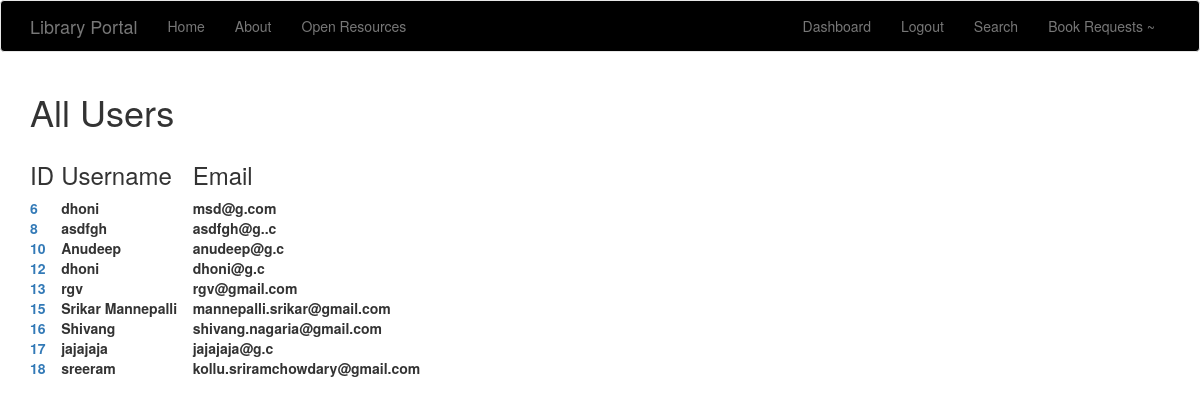
Page /showallusers (signed in) on the committed database.
### tables this page shows
CREATE TABLE students(
  id integer primary key autoincrement,
  username varchar(50) not null,
  password varchar(50) not null,
  role varchar(50)  not null,
  email varchar(50) not null
);

### portal.py (the view)
@app.route('/showallusers')
@is_logged_in
def showallusers():
    with sql.connect('database.db') as con:
        cur=con.cursor()
        cur.execute('SELECT * from students')
        rows=cur.fetchall()
        Students = [dict(username=row[1],
                        id=row[0],
                        email=row[4])
                     for row in rows]
    cur.close()
    return render_template('show_all_users.html', Students=Students)

### logged_in.py (called while the page is built)
def is_logged_in(f):
    @wraps(f)
    def wrap(*args, **kwargs):
        if 'logged_in' in session:
            return f(*args, **kwargs)
        else:
            flash('Unauthorized, Please login', 'danger')
            return redirect(url_for('login'))
    return wrap

### templates/show_all_users.html
{% extends 'layout.html' %}
{% block body %}
  <h1> All Users </h1>
  <table>
    <tr>
      <th><h3>ID</h3></th>
      <th><h3>Username</h3></th>
      <th><h3> Email </h3></th>
    </tr>
    {% for book in Students %}
      <tr>
       <th><a href="/user/{{book.id}}">{{book.id}} &nbsp &nbsp</a></th>
       <th>{{ book.username }} &nbsp &nbsp</th>
       <th>{{ book.email }}</th>
     </tr>
    {% endfor %}
  </table>
{% endblock %}

### rows in the picture
students: id "6", username "dhoni", email "msd@g.com"
students: id "8", username "asdfgh", email "asdfgh@g..c"
students: id "10", username "Anudeep", email "anudeep@g.c"
students: id "12", username "dhoni", email "dhoni@g.c"
students: id "13", username "rgv", email "rgv@gmail.com"
students: id "15", username "Srikar Mannepalli", email "mannepalli.srikar@gmail.com"
students: id "16", username "Shivang", email "shivang.nagaria@gmail.com"
students: id "17", username "jajajaja", email "jajajaja@g.c"
students: id "18", username "sreeram", email "kollu.sriramchowdary@gmail.com"
